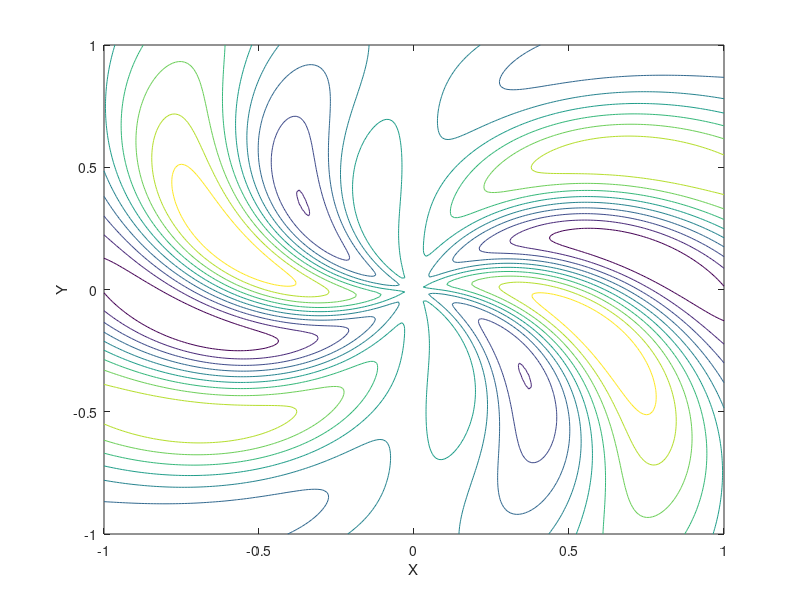

Write the MATLAB code that produced this figure.
n = 1
m = 100

[X,Y] = meshgrid((-n):1/m:n);

F = X .* exp( -X.^2 - Y.^2) .* sin(5 * (atan2(Y,X) + sqrt(X.^2 + Y.^2)));

surf(X,Y,F)

xlabel('X')
ylabel('Y')
zlabel('Z')

pause

contour(X,Y,F)

[x,y] = ginput(1)

J1 = -2*X.^2.*exp(-X.^2-Y.^2)*sin(5 .* (sqrt(X.^2 + Y.^2)+ atan2(Y,X))) + ...
    + exp(-X.^2-Y.^2) * sin(5 * (sqrt(X.^2 + Y.^2) + atan2(Y,X))) + ...
+ 5*X .* exp(-X.^2 - Y.^2).*(X ./ sqrt(X.^2 + Y.^2) - Y./(Y.^2 + X.^2)) .* cos(5* (sqrt(X.^2 + Y.^2) + atan2(Y,X)));

J2 = 5*X.*exp( -X.^2 - Y.^2 ).*(Y ./ sqrt(X.^2 + Y.^2) + 1./((Y.^2) ./ X + X)) .* cos(5 * (sqrt(X.^2 + Y.^2) + atan2(Y,X))) + ...
    - 2*X.*Y.*exp(-X.^2 - Y.^2).*sin(5*(sqrt( X.^2 + Y.^2 ) + atan2(Y,X)))

J1b = diff(F)



xlabel('X')
ylabel('Y')
zlabel('Z')
pause


J = [J1 J2]


xlabel('X')
ylabel('Y')
zlabel('Z')
